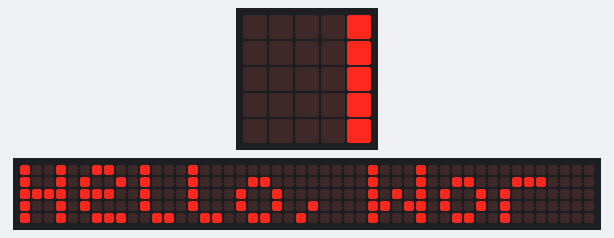
Bench run of a program on a simulated BBC micro:bit running MicroPython. Shown: the board's 5×5 LED display, a strip that is not on the board, showing the scrolling text unrolled. The 48×5 strip is a reading aid, not a part: it shows the text the display is scrolling, unrolled, one strip-width of it at a time.

Above: at 0.07 s.
At 1.12 s:
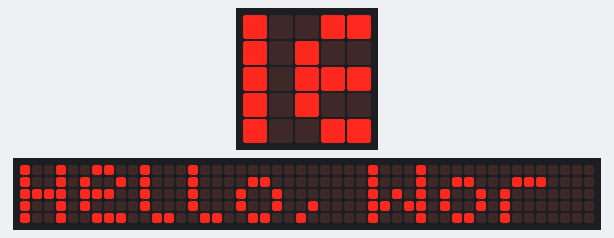
At 2.32 s:
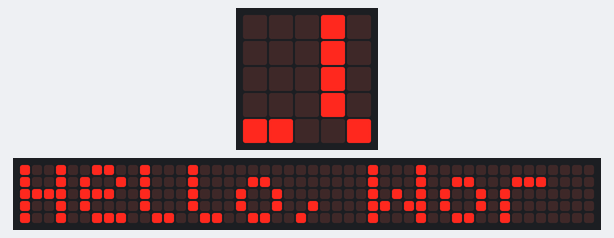
At 4.57 s:
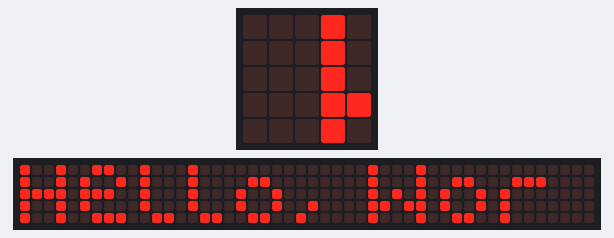
At 6.82 s:
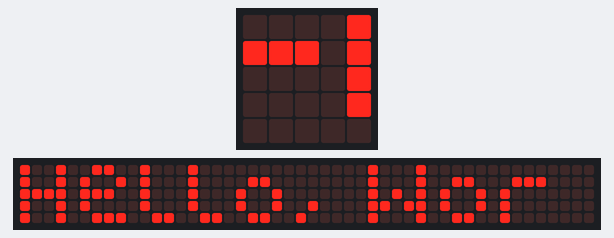
At 9.0 s:
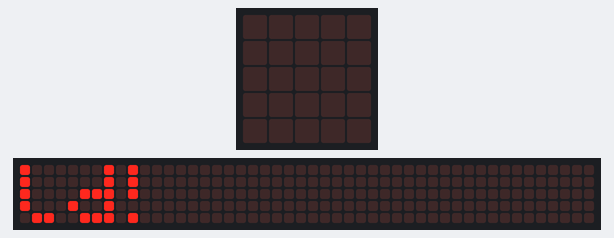

Measured:
- by itself, everything shown: repeats every 11.2 s, in 61 steps

The program:

hello_world.py
```python
# Created by: Mr. Coxall
# Created on: Oct 2017
# Created for: ICS3U
# This program shows "Hello World!" on a Micro:Bit

from microbit import *

while True:
    display.scroll('Hello, World!')
    sleep(2000)
```
